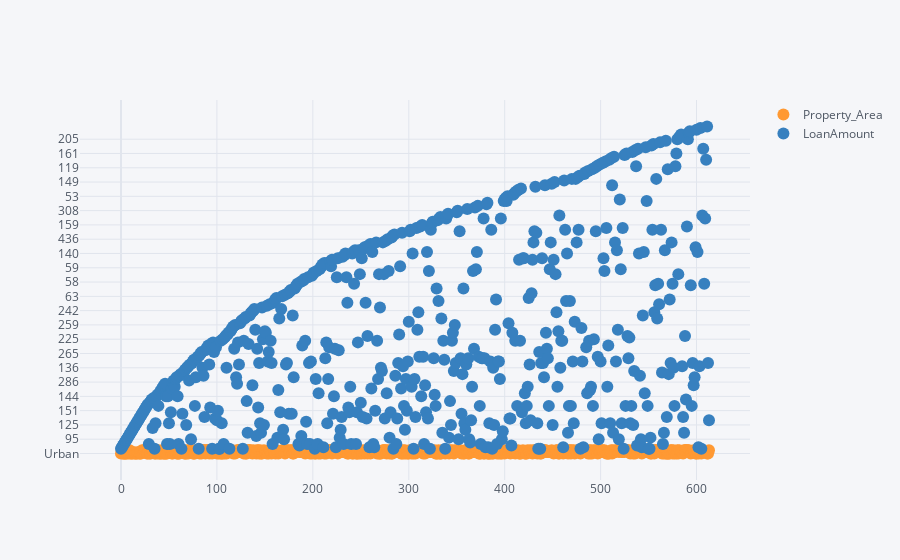

Notebook code for this chart:
### Code cell
data[['Property_Area','LoanAmount']].iplot(kind="scatter",mode="markers+text")

### Figure 1 — Plotly figure (JSON) as saved in the notebook; plotly's stock layout.template omitted (floating-point values rounded to 4 significant figures; data arrays with more than 128 entries replaced by an {"elided": "..."} marker saying what was removed)
{"data": [{"line": {"color": "rgba(255, 153, 51, 1.0)", "dash": "solid", "shape": "linear", "width": 1.3}, "marker": {"size": 12, "symbol": "circle"}, "mode": "markers+text", "name": "Property_Area", "text": "", "type": "scatter", "x": {"elided": "614 int values"}, "y": {"elided": "614 str values"}}, {"line": {"color": "rgba(55, 128, 191, 1.0)", "dash": "solid", "shape": "linear", "width": 1.3}, "marker": {"size": 12, "symbol": "circle"}, "mode": "markers+text", "name": "LoanAmount", "text": "", "type": "scatter", "x": {"elided": "614 int values"}, "y": {"elided": "614 mixed values"}}], "layout": {"legend": {"bgcolor": "#F5F6F9", "font": {"color": "#4D5663"}}, "paper_bgcolor": "#F5F6F9", "plot_bgcolor": "#F5F6F9", "title": {"font": {"color": "#4D5663"}}, "xaxis": {"gridcolor": "#E1E5ED", "showgrid": true, "tickfont": {"color": "#4D5663"}, "title": {"font": {"color": "#4D5663"}, "text": ""}, "zerolinecolor": "#E1E5ED"}, "yaxis": {"gridcolor": "#E1E5ED", "showgrid": true, "tickfont": {"color": "#4D5663"}, "title": {"font": {"color": "#4D5663"}, "text": ""}, "zerolinecolor": "#E1E5ED"}}}
